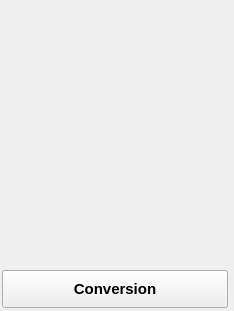
<?xml version="1.0" encoding="UTF-8"?>
<ui version="4.0">
 <class>acvConv</class>
 <widget class="QWidget" name="acvConv">
  <property name="geometry">
   <rect>
    <x>0</x>
    <y>0</y>
    <width>234</width>
    <height>311</height>
   </rect>
  </property>
  <property name="acceptDrops">
   <bool>true</bool>
  </property>
  <property name="windowTitle">
   <string>Action Convert</string>
  </property>
  <widget class="QWidget" name="layoutWidget">
   <property name="geometry">
    <rect>
     <x>2</x>
     <y>3</y>
     <width>230</width>
     <height>307</height>
    </rect>
   </property>
   <layout class="QVBoxLayout" name="verticalLayout">
    <property name="spacing">
     <number>1</number>
    </property>
    <item>
     <widget class="QWidget" name="wd" native="true">
      <property name="minimumSize">
       <size>
        <width>228</width>
        <height>266</height>
       </size>
      </property>
      <property name="maximumSize">
       <size>
        <width>228</width>
        <height>266</height>
       </size>
      </property>
     </widget>
    </item>
    <item>
     <widget class="QPushButton" name="convBtn">
      <property name="minimumSize">
       <size>
        <width>226</width>
        <height>38</height>
       </size>
      </property>
      <property name="maximumSize">
       <size>
        <width>226</width>
        <height>16777215</height>
       </size>
      </property>
      <property name="font">
       <font>
        <pointsize>11</pointsize>
        <weight>75</weight>
        <bold>true</bold>
       </font>
      </property>
      <property name="text">
       <string>Conversion</string>
      </property>
     </widget>
    </item>
   </layout>
  </widget>
 </widget>
 <resources/>
 <connections/>
</ui>
